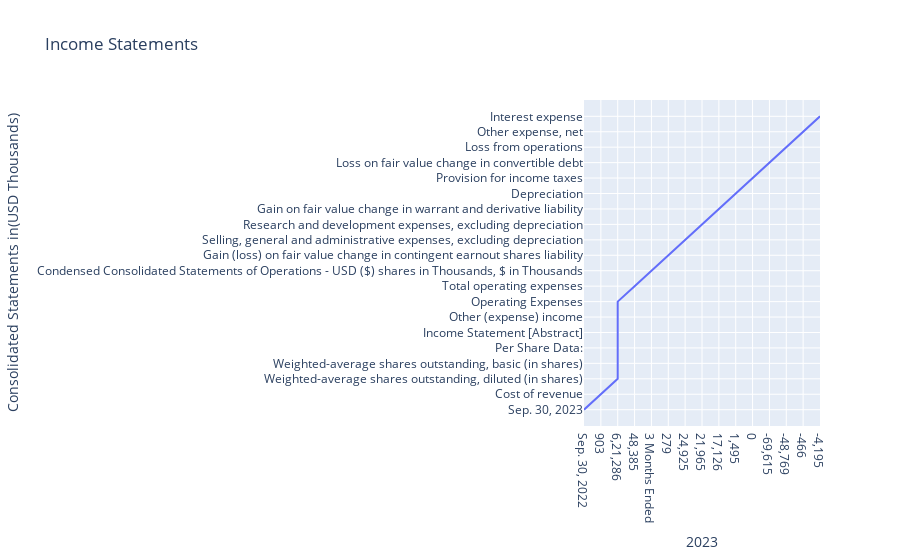

Notebook code for this chart:
### Code cell
data_df= df.groupby('Consolidated Statements in(USD Thousands)')['2023'].sum().reset_index()
data_df.sort_values(by='2023', ascending=False, inplace= True)
fig = px.line(data_df.head(20), x ='2023', y='Consolidated Statements in(USD Thousands)',title= 'Income Statements')
fig.show()

### Figure 1 — Plotly figure (JSON) as saved in the notebook; plotly's stock layout.template omitted (floating-point values rounded to 4 significant figures)
{"data": [{"hovertemplate": "2023=%{x}<br>Consolidated Statements in(USD Thousands)=%{y}<extra></extra>", "legendgroup": "", "line": {"color": "#636efa", "dash": "solid"}, "marker": {"symbol": "circle"}, "mode": "lines", "name": "", "orientation": "v", "showlegend": false, "type": "scatter", "x": ["Sep. 30, 2022", "903", "6,21,286", "6,21,286", "6,21,286", "6,21,286", "6,21,286", "6,21,286", "48,385", "3 Months Ended", "279", "24,925", "21,965", "17,126", "1,495", "0", "-69,615", "-48,769", "-466", "-4,195"], "xaxis": "x", "y": ["Sep. 30, 2023", "Cost of revenue", "Weighted-average shares outstanding, diluted (in shares)", "Weighted-average shares outstanding, basic (in shares)", "Per Share Data:", "Income Statement [Abstract]", "Other (expense) income", "Operating Expenses", "Total operating expenses", "Condensed Consolidated Statements of Operations - USD ($) shares in Thousands, $ in Thousands", "Gain (loss) on fair value change in contingent earnout shares liability", "Selling, general and administrative expenses, excluding depreciation", "Research and development expenses, excluding depreciation", "Gain on fair value change in warrant and derivative liability", "Depreciation", "Provision for income taxes", "Loss on fair value change in convertible debt", "Loss from operations", "Other expense, net", "Interest expense"], "yaxis": "y"}], "layout": {"autosize": true, "legend": {"tracegroupgap": 0}, "title": {"text": "Income Statements"}, "xaxis": {"anchor": "y", "autorange": true, "domain": [0, 1], "range": [0, 14], "title": {"text": "2023"}, "type": "category"}, "yaxis": {"anchor": "x", "autorange": true, "domain": [0, 1], "range": [-1.056, 20.06], "title": {"text": "Consolidated Statements in(USD Thousands)"}, "type": "category"}}}
